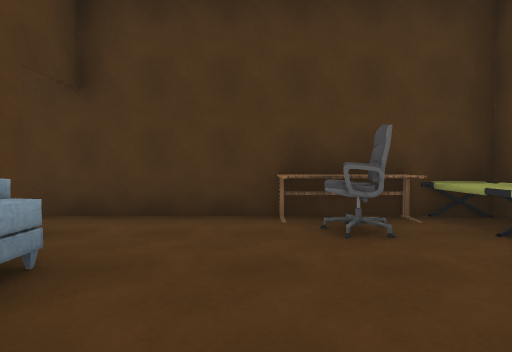
View 1 (above)

13 first-person views from a walk through a 3-D level made in the Unity game engine. The camera is 1.4 m above the floor, tilts 2° down and sees 85° across. The floor is counted in squares, 2 m on a side. Each view is taken from the middle of a square. On the plan, view 1 faces up. The plan holds only what a view shows up to about 9 squares ahead; the rest is blank. The place goes on beyond the plan. The player character is not drawn. Door leaves are left out, so doorways stand open. Some surface patterns are stand-ins.

View 2
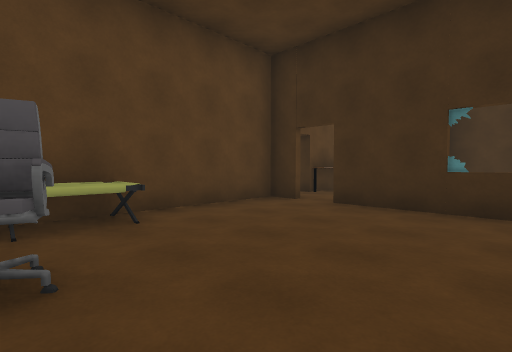

View 3
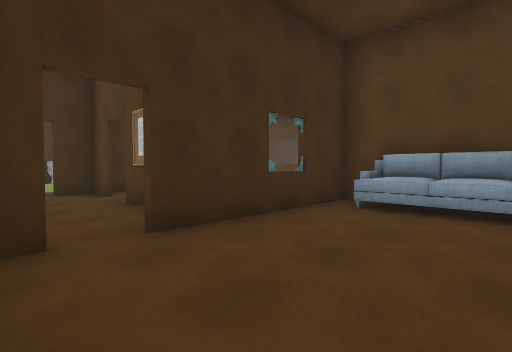

View 4
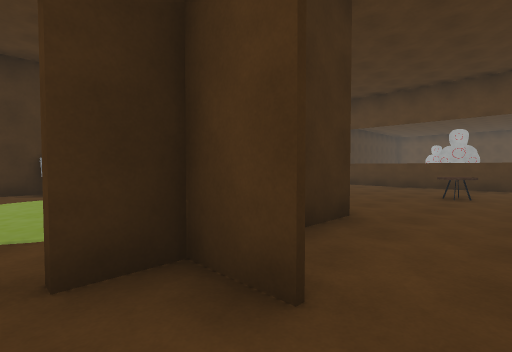

View 5
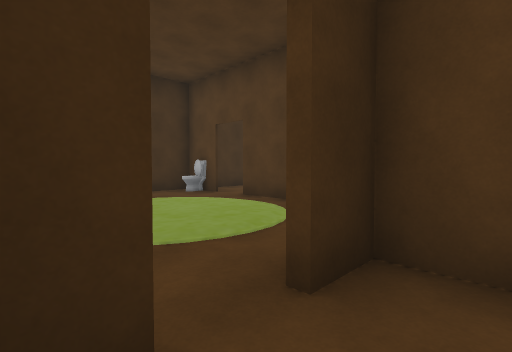

View 6
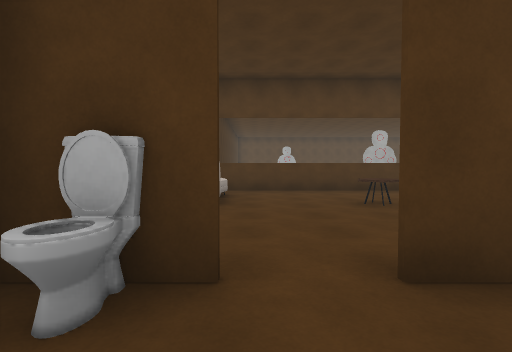

View 7
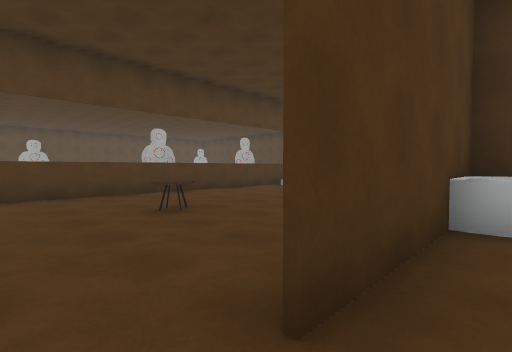

View 8
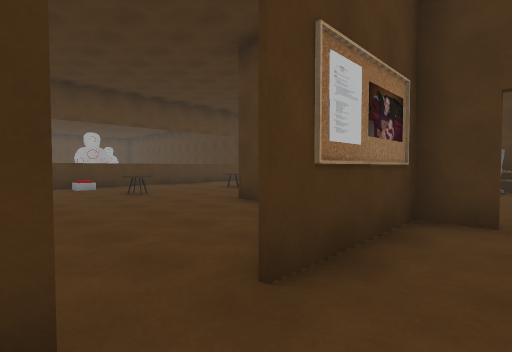

View 9
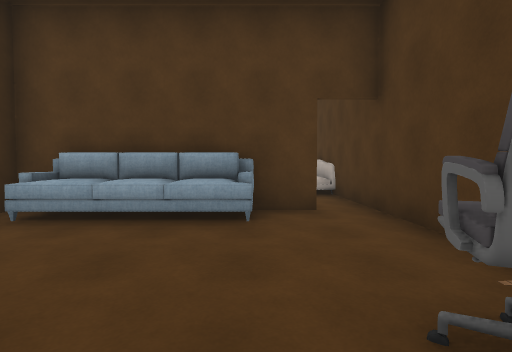

View 10
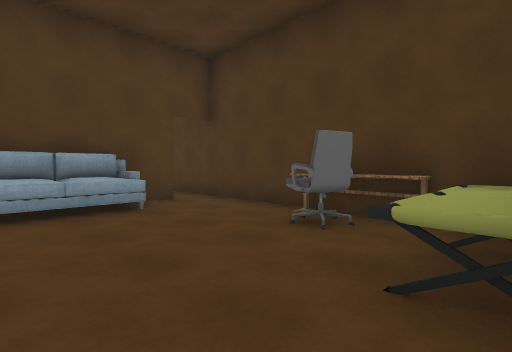

View 11
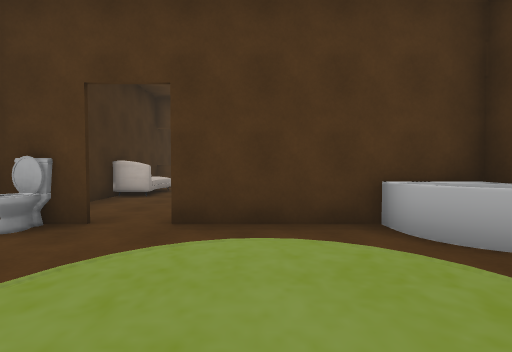

View 12
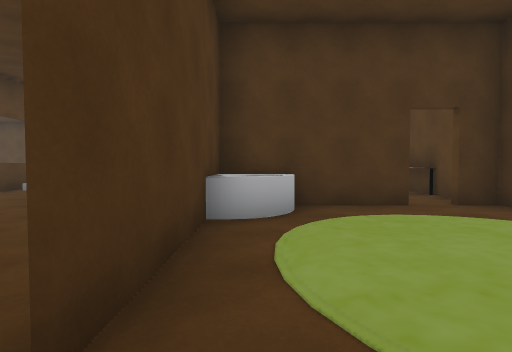

View 13
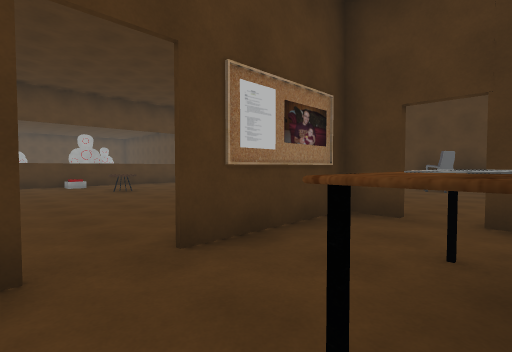

### Floor plan
Points are (right, up) in squares from view 1. A wall is a line through its corners. A room is listed if a view was taken in it or the views show most of it. See-through windows are left out.
Room 1 (views 1, 2, 3, 9, 10)
walls: (-2.5, -1) (-2.5, -1.8) (1.8, -1.8); (-2.5, 3) (-2.5, 1.8); (2.5, -1.8) (3.3, -1.8) (3.3, 1.4); (3.3, 3.9) (-2.4, 3.9)
ways out: open door at (2, -2) to room 2; open door at (-2.5, 3.5)
objects: other object (-2, -1) to (-2, 2); other object (1, 3); other object (3, 2) to (3, 3)
Room 2 (views 4, 5, 8, 13)
walls: (1.8, -2) (0.9, -2) (0.9, -4.9); (0.9, -5.8) (0.9, -6.8) (1.8, -6.8); (2.5, -6.8) (3, -6.8)
ways out: open door at (2, -2) to room 1; open door at (2, -7) to room 3; open door at (1, -5.5); open door at (4, -3)
objects: other object (3, -5) to (3, -4)
Room 3 (views 6, 7, 11, 12)
walls: (-1.7, -12.1) (-1.7, -13.6) (1.8, -13.6); (-1.7, -7) (-1.7, -11.1); (1.8, -7) (-0.4, -7); (3.4, -7) (2.5, -7)
ways out: open door at (2, -7) to room 2; open door at (-2, -11.5)
objects: other object (-1, -13); other object (1, -13)

Where each view was taken, in squares from view 1:
view 1: 0 up, 0 right, facing up
view 2: 3 up, 1 left, facing down-right
view 3: 1 up, 3 right, facing down-left
view 4: 5 down, 2 right, facing down-left
view 5: 6 down, 3 right, facing down-left
view 6: 12 down, 0 right, facing left
view 7: 12 down, 1 left, facing up-left
view 8: 6 down, 2 right, facing up-left
view 9: 2 up, 2 right, facing left
view 10: 0 up, 3 right, facing up-left
view 11: 10 down, 2 right, facing left
view 12: 12 down, 1 left, facing up
view 13: 6 down, 3 right, facing up-left
